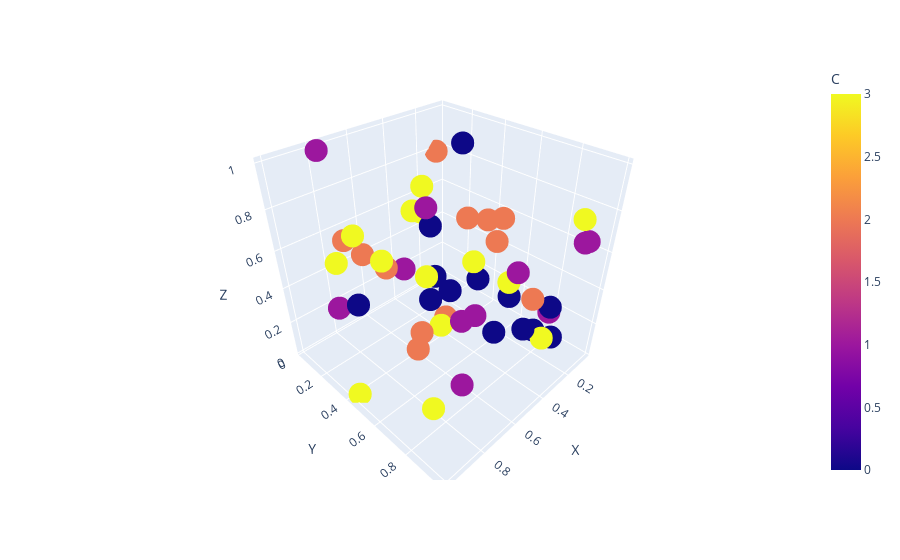

The cell this chart's notebook holds for it:
### Code cell
px.scatter_3d(iris,x="sepal_length",
              y="petal_length",
              z="petal_width",
              color="species")
fig.show()
